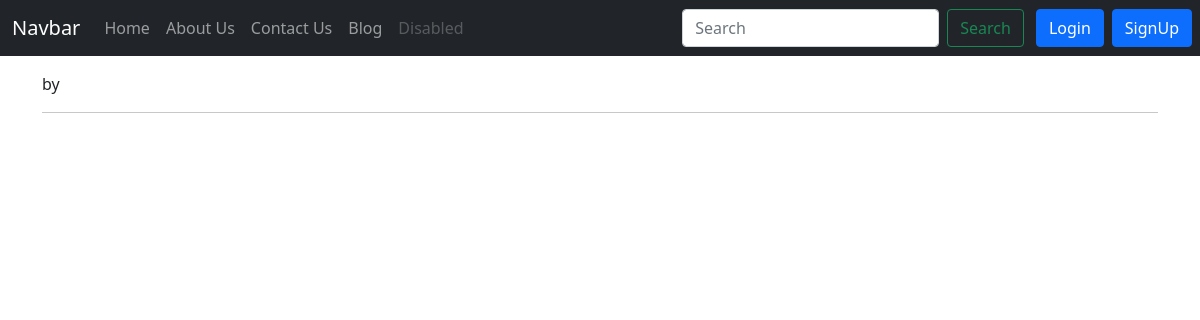
/blog/first-post, run on an earlier commit of the app's database.
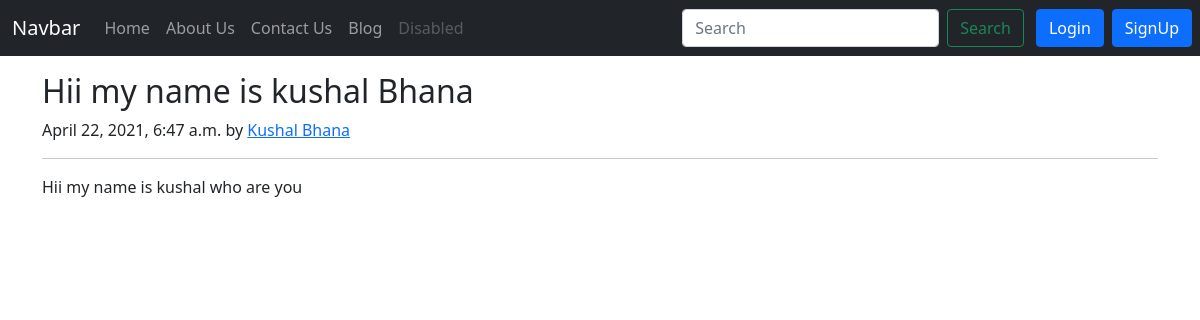
And on a later commit of the database.
### blog/models.py (models this page shows, shortened)
class Post(models.Model):
    sno=models.AutoField(primary_key=True)
    title=models.CharField(max_length=255)
    author=models.CharField(max_length=14)
    slug=models.CharField(max_length=130)
    timeStamp=models.DateTimeField(blank=True)
    content=models.TextField()

### blog/views.py (the view)
# urls.py: path('<str:slug>', views.BlogPost, name="BlogPost"),
def BlogPost(request, slug):
    post= Post.objects.filter(slug=slug).first()
    params= {'post':post}
    return render(request, 'blog/blogpost.html', params)

### templates/blog/blogpost.html (shortened to what this page needs)
{% extends 'base.html' %}
{% block body %}
<div class="container my-3">
    <h2 class="blog-post-title">{{post.title}}</h2>
    <p class="blog-post-meta">{{post.timeStamp}} by <a href="/about">{{post.author}}</a></p><hr>
    <p>{{post.content}}</p>
</div>
{% endblock body %}

What changed in the data, as far as the page shows it:
added Post: title "Hii my name is kushal Bhana", timeStamp "April 22, 2021, 6:47 a.m.", author "Kushal Bhana", content "Hii my name is kushal who are you"
